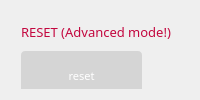
         <widget class="QWidget" name="settings_page">
          <layout class="QGridLayout" name="gridLayout_6">
           <item row="0" column="0">
            <widget class="QWidget" name="widget_7" native="true">
             <widget class="QLabel" name="label_reset">
              <property name="geometry">
               <rect>
                <x>10</x>
                <y>10</y>
                <width>171</width>
                <height>21</height>
               </rect>
              </property>
              <property name="font">
               <font>
                <family>Moon</family>
                <pointsize>10</pointsize>
               </font>
              </property>
              <property name="styleSheet">
               <string notr="true">color: rgb(195,7,63);</string>
              </property>
              <property name="text">
               <string>RESET (Advanced mode!)</string>
              </property>
             </widget>
             <widget class="QPushButton" name="reset_btn">
              <property name="geometry">
               <rect>
                <x>10</x>
                <y>40</y>
                <width>121</width>
                <height>51</height>
               </rect>
              </property>
              <property name="font">
               <font>
                <family>Moon</family>
                <pointsize>8</pointsize>
                <weight>50</weight>
                <bold>false</bold>
               </font>
              </property>
              <property name="styleSheet">
               <string notr="true">QPushButton{
background-color: rgba(20,20,20,30);
border-radius:4px;
border-bottom: 2px solid rgba(195, 7, 63, 150);
color:rgb(255,255,255);
}
QPushButton:hover{
background-color:rgba(20,20,20,100);
border-radius:6px;
}
QPushButton:pressed{
border: 1px solid rgba(176, 243, 241, 255);
background-color: rgba(20, 20, 20, 200);
border-radius:8px;
}</string>
              </property>
              <property name="text">
               <string>reset</string>
              </property>
              <property name="icon">
               <iconset resource="resources.qrc">
                <normaloff>:/icons/icons/reset_icon.png</normaloff>:/icons/icons/reset_icon.png</iconset>
              </property>
              <property name="iconSize">
               <size>
                <width>24</width>
                <height>24</height>
               </size>
              </property>
             </widget>
             <widget class="QLabel" name="label_clear">
              <property name="geometry">
               <rect>
                <x>10</x>
                <y>100</y>
                <width>131</width>
                <height>21</height>
               </rect>
              </property>
              <property name="font">
               <font>
                <family>Segoe UI</family>
                <pointsize>10</pointsize>
               </font>
              </property>
              <property name="styleSheet">
               <string notr="true">color: rgb(195,7,63);</string>
              </property>
              <property name="text">
               <string>CLEAR STORAGE</string>
              </property>
             </widget>
             <widget class="QPushButton" name="clear_db_btn">
              <property name="geometry">
               <rect>
                <x>10</x>
                <y>130</y>
                <width>121</width>
                <height>51</height>
               </rect>
              </property>
              <property name="font">
               <font>
                <family>Moon</family>
                <pointsize>8</pointsize>
                <weight>50</weight>
                <bold>false</bold>
               </font>
              </property>
              <property name="styleSheet">
               <string notr="true">QPushButton{
background-color: rgba(20,20,20,30);
border-radius:4px;
border-bottom: 2px solid rgba(195, 7, 63, 150);
color:rgb(255,255,255);
}
QPushButton:hover{
background-color:rgba(20,20,20,100);
border-radius:6px;
}
QPushButton:pressed{
border: 1px solid rgba(176, 243, 241, 255);
background-color: rgba(20, 20, 20, 200);
border-radius:8px;
}</string>
              </property>
              <property name="text">
               <string>clear</string>
              </property>
              <property name="icon">
               <iconset resource="resources.qrc">
                <normaloff>:/icons/icons/clear_icon.png</normaloff>:/icons/icons/clear_icon.png</iconset>
              </property>
              <property name="iconSize">
               <size>
                <width>24</width>
                <height>24</height>
               </size>
              </property>
             </widget>
             <widget class="QLabel" name="label_clear_2">
              <property name="geometry">
               <rect>
                <x>10</x>
                <y>200</y>
                <width>111</width>
                <height>21</height>
               </rect>
              </property>
              <property name="font">
               <font>
                <family>Moon</family>
                <pointsize>10</pointsize>
               </font>
              </property>
              <property name="styleSheet">
               <string notr="true">color: rgb(195,7,63);</string>
              </property>
              <property name="text">
               <string>Instructions</string>
              </property>
             </widget>
             <widget class="QPushButton" name="instruction_btn">
              <property name="geometry">
               <rect>
                <x>10</x>
                <y>230</y>
                <width>121</width>
                <height>51</height>
               </rect>
              </property>
              <property name="font">
               <font>
                <family>Moon</family>
                <pointsize>8</pointsize>
                <weight>50</weight>
                <bold>false</bold>
               </font>
              </property>
              <property name="styleSheet">
               <string notr="true">QPushButton{
background-color: rgba(20,20,20,30);
border-radius:4px;
border-bottom: 2px solid rgba(195, 7, 63, 150);
color:rgb(255,255,255);
}
QPushButton:hover{
background-color:rgba(20,20,20,100);
border-radius:6px;
}
QPushButton:pressed{
border: 1px solid rgba(176, 243, 241, 255);
background-color: rgba(20, 20, 20, 200);
border-radius:8px;
}</string>
              </property>
              <property name="text">
               <string>read</string>
              </property>
              <property name="icon">
               <iconset resource="resources.qrc">
                <normaloff>:/icons/icons/learn_icon.png</normaloff>:/icons/icons/learn_icon.png</iconset>
              </property>
              <property name="iconSize">
               <size>
                <width>24</width>
                <height>24</height>
               </size>
              </property>
             </widget>
             <widget class="QWidget" name="layoutWidget">
              <property name="geometry">
               <rect>
                <x>0</x>
                <y>450</y>
                <width>351</width>
                <height>44</height>
               </rect>
              </property>
              <layout class="QVBoxLayout" name="verticalLayout_8">
               <item>
                <widget class="QLabel" name="label_gmail">
                 <property name="font">
                  <font>
                   <family>Segoe UI</family>
                   <pointsize>10</pointsize>
                  </font>
                 </property>
                 <property name="styleSheet">
                  <string notr="true">color: rgb(255, 255, 255);</string>
                 </property>
                 <property name="text">
                  <string>dkardash7@gmail.com</string>
                 </property>
                </widget>
               </item>
               <item>
                <layout class="QHBoxLayout" name="horizontalLayout_8">
                 <item>
                  <widget class="QLabel" name="label_whitepart">
                   <property name="font">
                    <font>
                     <family>Segoe UI</family>
                     <pointsize>10</pointsize>
                     <weight>50</weight>
                     <bold>false</bold>
                     <underline>true</underline>
                     <strikeout>false</strikeout>
                    </font>
                   </property>
                   <property name="styleSheet">
                    <string notr="true">color: rgb(255, 255, 255);</string>
                   </property>
                   <property name="text">
                    <string>Archer</string>
                   </property>
                  </widget>
                 </item>
                 <item>
                  <widget class="QLabel" name="label_redpart">
                   <property name="font">
                    <font>
                     <family>Segoe UI</family>
                     <pointsize>10</pointsize>
                    </font>
                   </property>
                   <property name="styleSheet">
                    <string notr="true">color: rgb(195,7,63);</string>
                   </property>
                   <property name="text">
                    <string>protect. version 1.3.1  Kardash D. all rights reserved</string>
                   </property>
                  </widget>
                 </item>
                </layout>
               </item>
              </layout>
             </widget>
            </widget>
           </item>
          </layout>
         </widget>
